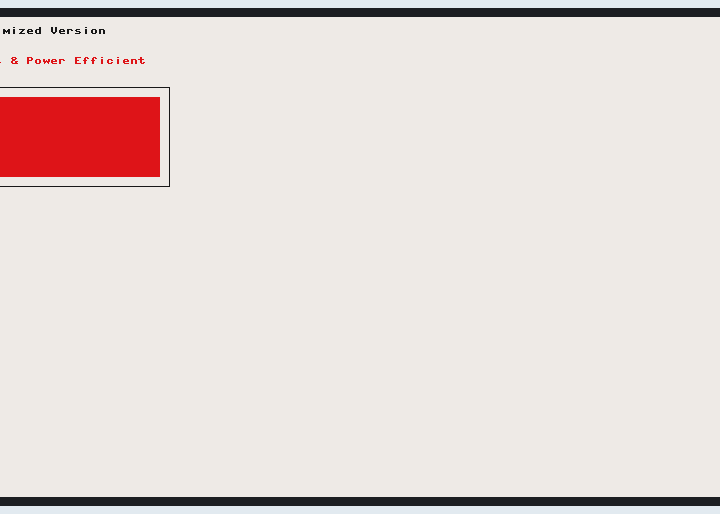
Simulated run of this program. Board: Raspberry Pi Pico running MicroPython. On the bench: 800×480 colour display. An e-paper refresh takes a nominal 2 s (0.4 s partial, 12 s with colour); what the program prints to the serial console is not drawn. At 54.4 s the program stops and its outputs stay as they are.

Above: at 51.5 s.

The program:

test3.py
```python
from epaper_7_5 import EPD_7in5_B_Optimized
import utime

# ==================== 效能比較測試 ====================
def benchmark():
    """測試不同模式的效能差異"""
    print("\n=== 效能測試 ===\n")

    # 測試標準模式
    print("1. 標準模式:")
    start = utime.ticks_ms()
    epd_normal = EPD_7in5_B_Optimized(mode=EPD_7in5_B_Optimized.MODE_NORMAL)
    epd_normal.clear("white")
    init_time = utime.ticks_diff(utime.ticks_ms(), start)
    print(f"   初始化 + 清除時間: {init_time} ms")
    epd_normal.enter_deep_sleep()

    # 釋放記憶體
    del epd_normal

    # 測試快速模式
    print("\n2. 快速模式:")
    start = utime.ticks_ms()
    epd_fast = EPD_7in5_B_Optimized(mode=EPD_7in5_B_Optimized.MODE_FAST)
    epd_fast.clear("white")
    init_time = utime.ticks_diff(utime.ticks_ms(), start)
    print(f"   初始化 + 清除時間: {init_time} ms")
    epd_fast.enter_deep_sleep()

    del epd_fast

    print("\n=== 建議 ===")
    print("- 一般使用: 標準模式 (最穩定)")
    print("- 頻繁更新: 快速模式 (犧牲少許對比度)")
    print("- 電池供電: 更新後立即進入深度睡眠")
    print("- 降低電壓可省電但會影響顯示品質")


# 效能測試 (可選)
benchmark()

# 選擇模式: MODE_NORMAL, MODE_FAST, MODE_PARTIAL
epd = EPD_7in5_B_Optimized(mode=EPD_7in5_B_Optimized.MODE_NORMAL)

# 基本測試
epd.clear("white")
epd.draw_text(10, 10, "Optimized Version", epd.BLACK, 1)
epd.draw_text(10, 40, "Fast & Power Efficient", epd.RED, 1)
epd.draw_rect(10, 70, 200, 100, epd.BLACK, fill=False)
epd.draw_rect(20, 80, 180, 80, epd.RED, fill=True)
epd.display()

# 等待 3 秒後進入睡眠
utime.sleep(3)
epd.enter_deep_sleep()
print("程式結束")
```

epaper_7_5.py
```python
"""
7.5inch e-Paper B V3 - 最佳化版本
整合 Waveshare 穩定性 + Spec 完整性 + 效能優化
"""

from machine import Pin, SPI
import framebuf
import utime

EPD_WIDTH = 800
EPD_HEIGHT = 480

# 腳位定義
RST_PIN = 12
DC_PIN = 8
CS_PIN = 9
BUSY_PIN = 13


class EPD_7in5_B_Optimized:
    # 顏色常數
    BLACK = 0
    WHITE = 1
    RED = 2

    # 刷新模式
    MODE_NORMAL = 0      # 標準模式 (~15秒)
    MODE_FAST = 1        # 快速模式 (~10秒，對比度略降)
    MODE_PARTIAL = 2     # 局部模式 (僅黑白，速度更快)

    def __init__(self, spi_bus=1, mode=MODE_NORMAL):
        # 硬體初始化
        self.rst_pin = Pin(RST_PIN, Pin.OUT)
        self.dc_pin = Pin(DC_PIN, Pin.OUT)
        self.cs_pin = Pin(CS_PIN, Pin.OUT)
        self.busy_pin = Pin(BUSY_PIN, Pin.IN, Pin.PULL_UP)

        self.width = EPD_WIDTH
        self.height = EPD_HEIGHT

        # SPI 初始化 (可調整速率)
        self.spi = SPI(spi_bus)
        self.spi.init(baudrate=4000000, polarity=0, phase=0)

        # 雙 buffer
        self.buffer_black = bytearray(self.height * self.width // 8)
        self.buffer_red = bytearray(self.height * self.width // 8)
        self.imageblack = framebuf.FrameBuffer(
            self.buffer_black, self.width, self.height, framebuf.MONO_HLSB)
        self.imagered = framebuf.FrameBuffer(
            self.buffer_red, self.width, self.height, framebuf.MONO_HLSB)

        # 根據模式選擇初始化
        self.mode = mode
        if mode == self.MODE_FAST:
            self._init_fast()
        elif mode == self.MODE_PARTIAL:
            self._init_partial()
        else:
            self._init_normal()

        print(f"初始化完成 - 模式: {['標準', '快速', '局部'][mode]}")

    # ==================== 底層函式 (與官方版相同) ====================
    def _digital_write(self, pin, value):
        pin.value(value)

    def _digital_read(self, pin):
        return pin.value()

    def _delay_ms(self, ms):
        utime.sleep(ms / 1000.0)

    def _send_command(self, cmd):
        self._digital_write(self.dc_pin, 0)
        self._digital_write(self.cs_pin, 0)
        self.spi.write(bytearray([cmd]))
        self._digital_write(self.cs_pin, 1)

    def _send_data(self, data):
        self._digital_write(self.dc_pin, 1)
        self._digital_write(self.cs_pin, 0)
        self.spi.write(bytearray([data]))
        self._digital_write(self.cs_pin, 1)

    def _send_data_bytes(self, data_bytes):
        self._digital_write(self.dc_pin, 1)
        self._digital_write(self.cs_pin, 0)
        self.spi.write(data_bytes)
        self._digital_write(self.cs_pin, 1)

    def _reset(self):
        self._digital_write(self.rst_pin, 1)
        self._delay_ms(200)
        self._digital_write(self.rst_pin, 0)
        self._delay_ms(2)
        self._digital_write(self.rst_pin, 1)
        self._delay_ms(200)

    def _wait_until_idle(self):
        while self._digital_read(self.busy_pin) == 0:
            self._delay_ms(10)
        self._delay_ms(10)

    # ==================== 三種初始化模式 ====================
    def _init_normal(self):
        """標準初始化 (Waveshare 官方版，最穩定)"""
        self._reset()

        self._send_command(0x01)  # POWER SETTING
        self._send_data(0x07)
        self._send_data(0x07)
        self._send_data(0x3f)
        self._send_data(0x3f)

        self._send_command(0x06)  # BOOSTER SOFT START
        self._send_data(0x17)
        self._send_data(0x17)
        self._send_data(0x28)
        self._send_data(0x17)

        self._send_command(0x04)  # POWER ON
        self._delay_ms(100)
        self._wait_until_idle()

        self._send_command(0x00)  # PANEL SETTING
        self._send_data(0x0F)

        self._send_command(0x61)  # RESOLUTION
        self._send_data(0x03)
        self._send_data(0x20)
        self._send_data(0x01)
        self._send_data(0xE0)

        self._send_command(0x50)  # VCOM INTERVAL
        self._send_data(0x11)
        self._send_data(0x07)

        self._send_command(0x60)  # TCON
        self._send_data(0x22)

    def _init_fast(self):
        """快速初始化 (犧牲少許對比度換取速度)"""
        self._reset()

        self._send_command(0x00)
        self._send_data(0x0F)

        self._send_command(0x04)
        self._delay_ms(100)
        self._wait_until_idle()

        self._send_command(0x06)
        self._send_data(0x27)
        self._send_data(0x27)
        self._send_data(0x18)
        self._send_data(0x17)

        self._send_command(0xE0)
        self._send_data(0x02)
        self._send_command(0xE5)
        self._send_data(0x5A)

        self._send_command(0x50)
        self._send_data(0x11)
        self._send_data(0x07)

        self._send_command(0x61)
        self._send_data(0x03)
        self._send_data(0x20)
        self._send_data(0x01)
        self._send_data(0xE0)

        self._send_command(0x60)
        self._send_data(0x22)

    def _init_partial(self):
        """局部更新初始化 (僅黑白，速度最快)"""
        self._reset()

        self._send_command(0x00)
        self._send_data(0x1F)

        self._send_command(0x04)
        self._delay_ms(100)
        self._wait_until_idle()

        self._send_command(0xE0)
        self._send_data(0x02)
        self._send_command(0xE5)
        self._send_data(0x6E)

        self._send_command(0x50)
        self._send_data(0xA9)
        self._send_data(0x07)

    # ==================== 效能優化函式 ====================
    def set_spi_speed(self, baudrate):
        """動態調整 SPI 速率 (預設 4MHz，最高可到 10MHz)"""
        self.spi.init(baudrate=baudrate, polarity=0, phase=0)
        print(f"SPI 速率設為 {baudrate} Hz")

    def set_frame_rate(self, fps):
        """設定幀率 (影響刷新速度，預設 5Hz)"""
        fps_table = {5: 0x00, 10: 0x01, 15: 0x02, 20: 0x03, 30: 0x04,
                     40: 0x05, 50: 0x06, 60: 0x07, 70: 0x08, 80: 0x09,
                     90: 0x0A, 100: 0x0B, 110: 0x0C, 130: 0x0D, 150: 0x0E, 200: 0x0F}
        if fps in fps_table:
            self._send_command(0x30)
            self._send_data(fps_table[fps])
            print(f"幀率設為 {fps} Hz")

    def set_voltage(self, vgh_vgl="20V", vdh="15V", vdl="-15V"):
        """調整驅動電壓 (影響對比度與功耗)"""
        vgh_table = {"9V": 0x00, "10V": 0x01, "11V": 0x02, "12V": 0x03,
                     "17V": 0x04, "18V": 0x05, "19V": 0x06, "20V": 0x07}

        # 電壓越低越省電，但對比度較差
        vdh_table = {10: 0x28, 11: 0x2C, 12: 0x30, 13: 0x34, 14: 0x38, 15: 0x3C}
        vdl_table = {-10: 0x28, -11: 0x2C, -12: 0x30, -13: 0x34, -14: 0x38, -15: 0x3C}

        self._send_command(0x01)  # POWER SETTING
        self._send_data(0x07)
        self._send_data(vgh_table.get(vgh_vgl, 0x07))
        self._send_data(vdh_table.get(vdh, 0x3F))
        self._send_data(vdl_table.get(vdl, 0x3F))
        print(f"電壓設定: VGH/VGL={vgh_vgl}, VDH={vdh}V, VDL={vdl}V")

    def enter_deep_sleep(self):
        """進入深度睡眠 (最省電: ~15μA)"""
        self._send_command(0x02)  # POWER OFF
        self._wait_until_idle()
        self._send_command(0x07)  # DEEP SLEEP
        self._send_data(0xA5)

    def enter_sleep(self):
        """進入睡眠 (省電: ~20μA，保留 RAM)"""
        self._send_command(0x02)  # POWER OFF
        self._wait_until_idle()
        # 注意：0x07 是深度睡眠，這裡只用 POWER OFF
        print("進入睡眠模式")

    def wake_up(self):
        """從睡眠中喚醒"""
        self._send_command(0x04)  # POWER ON
        self._delay_ms(100)
        self._wait_until_idle()
        print("已喚醒")

    # ==================== 畫面操作 ====================
    def clear(self, color="white"):
        if color == "white":
            self.imageblack.fill(0xFF)
            self.imagered.fill(0x00)
        elif color == "black":
            self.imageblack.fill(0x00)
            self.imagered.fill(0x00)
        elif color == "red":
            self.imageblack.fill(0xFF)
            self.imagered.fill(0xFF)
        self.display()

    def display(self):
        """刷新畫面"""
        high = self.height
        wide = self.width // 8 if self.width % 8 == 0 else self.width // 8 + 1

        self._send_command(0x10)  # 黑白資料
        for i in range(wide):
            start = i * high
            end = (i + 1) * high
            self._send_data_bytes(self.buffer_black[start:end])

        self._send_command(0x13)  # 紅色資料
        for i in range(wide):
            start = i * high
            end = (i + 1) * high
            self._send_data_bytes(self.buffer_red[start:end])

        self._send_command(0x12)  # 刷新
        self._delay_ms(100)
        self._wait_until_idle()

    # ==================== 繪圖函式 ====================
    def set_pixel(self, x, y, color):
        if x < 0 or x >= self.width or y < 0 or y >= self.height:
            return
        if color == self.BLACK:
            self.imageblack.pixel(x, y, 0)
            self.imagered.pixel(x, y, 0)
        elif color == self.WHITE:
            self.imageblack.pixel(x, y, 1)
            self.imagered.pixel(x, y, 0)
        elif color == self.RED:
            self.imageblack.pixel(x, y, 1)
            self.imagered.pixel(x, y, 1)

    def draw_rect(self, x, y, w, h, color, fill=False):
        if fill:
            for i in range(x, min(x + w, self.width)):
                for j in range(y, min(y + h, self.height)):
                    self.set_pixel(i, j, color)
        else:
            for i in range(x, min(x + w, self.width)):
                self.set_pixel(i, y, color)
                if h > 1:
                    self.set_pixel(i, min(y + h - 1, self.height - 1), color)
            if h > 2:
                for j in range(y + 1, min(y + h - 1, self.height)):
                    self.set_pixel(x, j, color)
                    if w > 1:
                        self.set_pixel(min(x + w - 1, self.width - 1), j, color)

    def draw_text(self, x, y, text, color, size=1):
        if size == 1:
            if color == self.BLACK or color == self.WHITE:
                self.imageblack.text(text, x, y, 0 if color == self.BLACK else 1)
            else:
                self.imagered.text(text, x, y, 1)
        else:
            # 放大文字
            for i, ch in enumerate(text):
                temp_buf = bytearray(8 * 16 // 8)
                temp_fb = framebuf.FrameBuffer(temp_buf, 8, 16, framebuf.MONO_HLSB)
                temp_fb.text(ch, 0, 0, 1)
                for py in range(16):
                    for px in range(8):
                        if (temp_buf[py] >> (7 - px)) & 1:
                            for sy in range(size):
                                for sx in range(size):
                                    self.set_pixel(x + i * 8 * size + px * size + sx,
                                                  y + py * size + sy, color)


# ==================== 效能比較測試 ====================
def benchmark():
    """測試不同模式的效能差異"""
    print("\n=== 效能測試 ===\n")

    # 測試標準模式
    print("1. 標準模式:")
    start = utime.ticks_ms()
    epd_normal = EPD_7in5_B_Optimized(mode=EPD_7in5_B_Optimized.MODE_NORMAL)
    epd_normal.clear("white")
    init_time = utime.ticks_diff(utime.ticks_ms(), start)
    print(f"   初始化 + 清除時間: {init_time} ms")
    epd_normal.enter_deep_sleep()

    # 釋放記憶體
    del epd_normal

    # 測試快速模式
    print("\n2. 快速模式:")
    start = utime.ticks_ms()
    epd_fast = EPD_7in5_B_Optimized(mode=EPD_7in5_B_Optimized.MODE_FAST)
    epd_fast.clear("white")
    init_time = utime.ticks_diff(utime.ticks_ms(), start)
    print(f"   初始化 + 清除時間: {init_time} ms")
    epd_fast.enter_deep_sleep()

    del epd_fast

    print("\n=== 建議 ===")
    print("- 一般使用: 標準模式 (最穩定)")
    print("- 頻繁更新: 快速模式 (犧牲少許對比度)")
    print("- 電池供電: 更新後立即進入深度睡眠")
    print("- 降低電壓可省電但會影響顯示品質")


# ==================== 主程式 ====================
if __name__ == '__main__':
    # 選擇模式: MODE_NORMAL, MODE_FAST, MODE_PARTIAL
    epd = EPD_7in5_B_Optimized(mode=EPD_7in5_B_Optimized.MODE_NORMAL)

    # 效能測試 (可選)
    # benchmark()

    # 基本測試
    epd.clear("white")
    epd.draw_text(10, 10, "Optimized Version", epd.BLACK, 1)
    epd.draw_text(10, 40, "Fast & Power Efficient", epd.RED, 1)
    epd.draw_rect(10, 70, 200, 100, epd.BLACK, fill=False)
    epd.draw_rect(20, 80, 180, 80, epd.RED, fill=True)
    epd.display()

    # 等待 3 秒後進入睡眠
    utime.sleep(3)
    epd.enter_deep_sleep()
    print("程式結束")
```
